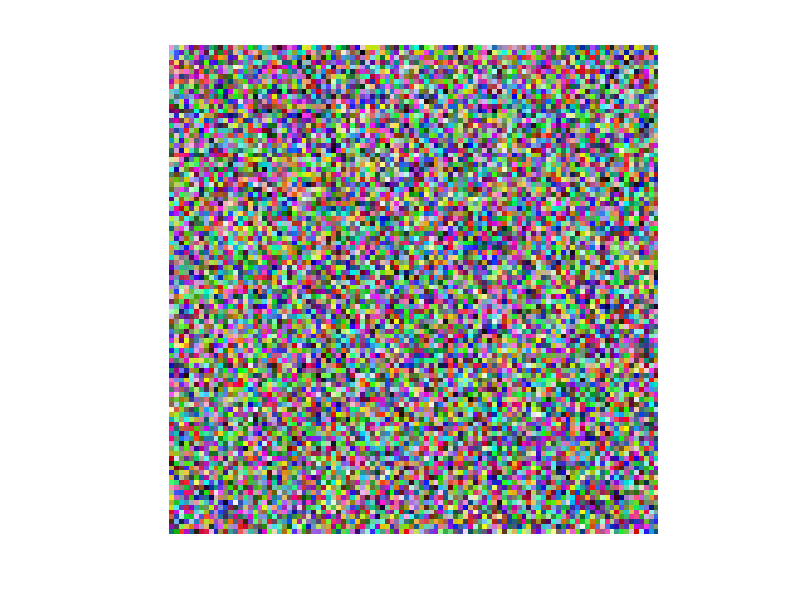

Here is the MATLAB script that generated this plot:
%% Alien Object: Plot an image (imshow)
%
function [passed, msg] = test()
    ax = axes;
    img = randi([0 255], 100, 100, 3, 'uint8');
    imshow(img);
    try
        [~] = Plot(ax);
    catch e
        passed = false;
        msg = sprintf('Expected Success; got "%s"', e.identifier);
        return;
    end
    
    passed = true;
    msg = '';
end